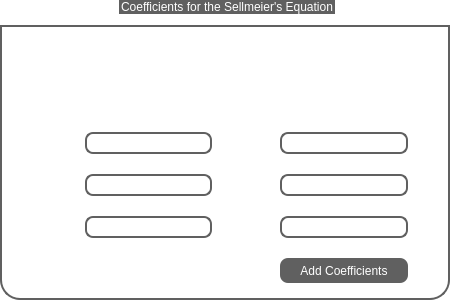
                <widget class="QGroupBox" name="coef_sellmeier_gb">
                 <property name="maximumSize">
                  <size>
                   <width>450</width>
                   <height>300</height>
                  </size>
                 </property>
                 <property name="styleSheet">
                  <string notr="true">/*{font: 14pt &quot;Ubuntu&quot;;
color: rgb(255, 255, 255);
	background-color: rgba(255, 255, 255,20);
}*/

QGroupBox  {
	background-color: rgba(255, 255, 255,70);
	font: 14pt &quot;Ubuntu&quot;;
    border: 2px solid;
    border-color: #606060;
    margin-top: 25px;
    border-bottom-left-radius: 20px;
	border-bottom-right-radius: 20px;
}

QGroupBox::title  {
    subcontrol-origin: margin;
    subcontrol-position: top center;
    padding: 5px 8000px 5px 8000px;
    background-color: #606060;
    color: rgb(255, 255, 255);
}

QLineEdit{
padding: 1px 18px 1px 3px;
color: rgb(10, 25, 90);
font: 700 12pt &quot;Ubuntu&quot;;
 border: 2px solid;
border-color: #606060;
background-color: rgba(255, 255, 255,210);
border-radius:8px;
}

QPushButton{
	font: 400 11pt &quot;Ubuntu&quot;;
	color: rgb(255, 255,255);
	background-color: #606060;
	border-color: rgb(0, 100, 130);
	border-width: 2px;
	border-radius:8px;
}

QPushButton:hover{
	background-color: rgb(00, 140, 70);
	border-color: rgb(0, 120, 40);
	width: 40;
	height: 35;
}

</string>
                 </property>
                 <property name="title">
                  <string>Coefficients for the Sellmeier's Equation</string>
                 </property>
                 <layout class="QGridLayout" name="gridLayout_4">
                  <property name="leftMargin">
                   <number>40</number>
                  </property>
                  <property name="topMargin">
                   <number>15</number>
                  </property>
                  <property name="rightMargin">
                   <number>40</number>
                  </property>
                  <property name="bottomMargin">
                   <number>15</number>
                  </property>
                  <property name="horizontalSpacing">
                   <number>25</number>
                  </property>
                  <property name="verticalSpacing">
                   <number>20</number>
                  </property>
                  <item row="2" column="1">
                   <widget class="QLineEdit" name="a1">
                    <property name="maximumSize">
                     <size>
                      <width>130</width>
                      <height>16777215</height>
                     </size>
                    </property>
                    <property name="styleSheet">
                     <string notr="true"/>
                    </property>
                   </widget>
                  </item>
                  <item row="5" column="3">
                   <widget class="QPushButton" name="btn_add_coef">
                    <property name="minimumSize">
                     <size>
                      <width>0</width>
                      <height>25</height>
                     </size>
                    </property>
                    <property name="maximumSize">
                     <size>
                      <width>130</width>
                      <height>16777215</height>
                     </size>
                    </property>
                    <property name="styleSheet">
                     <string notr="true"/>
                    </property>
                    <property name="text">
                     <string>Add Coefficients</string>
                    </property>
                   </widget>
                  </item>
                  <item row="4" column="2">
                   <widget class="QLabel" name="label_6">
                    <property name="styleSheet">
                     <string notr="true">font: 14pt &quot;Ubuntu&quot;;</string>
                    </property>
                    <property name="text">
                     <string>&lt;html&gt;&lt;head/&gt;&lt;body&gt;&lt;p&gt;&lt;span style=&quot; color:#ffffff;&quot;&gt;B3:&lt;/span&gt;&lt;/p&gt;&lt;/body&gt;&lt;/html&gt;</string>
                    </property>
                   </widget>
                  </item>
                  <item row="4" column="3">
                   <widget class="QLineEdit" name="b3">
                    <property name="maximumSize">
                     <size>
                      <width>130</width>
                      <height>16777215</height>
                     </size>
                    </property>
                    <property name="styleSheet">
                     <string notr="true"/>
                    </property>
                   </widget>
                  </item>
                  <item row="2" column="2">
                   <widget class="QLabel" name="label_4">
                    <property name="styleSheet">
                     <string notr="true">font: 14pt &quot;Ubuntu&quot;;</string>
                    </property>
                    <property name="text">
                     <string>&lt;html&gt;&lt;head/&gt;&lt;body&gt;&lt;p&gt;&lt;span style=&quot; color:#ffffff;&quot;&gt;B1:&lt;/span&gt;&lt;/p&gt;&lt;/body&gt;&lt;/html&gt;</string>
                    </property>
                   </widget>
                  </item>
                  <item row="3" column="1">
                   <widget class="QLineEdit" name="a2">
                    <property name="maximumSize">
                     <size>
                      <width>130</width>
                      <height>16777215</height>
                     </size>
                    </property>
                    <property name="styleSheet">
                     <string notr="true"/>
                    </property>
                   </widget>
                  </item>
                  <item row="3" column="3">
                   <widget class="QLineEdit" name="b2">
                    <property name="maximumSize">
                     <size>
                      <width>130</width>
                      <height>16777215</height>
                     </size>
                    </property>
                    <property name="styleSheet">
                     <string notr="true"/>
                    </property>
                   </widget>
                  </item>
                  <item row="2" column="0">
                   <widget class="QLabel" name="label">
                    <property name="styleSheet">
                     <string notr="true">font: 14pt &quot;Ubuntu&quot;;</string>
                    </property>
                    <property name="text">
                     <string>&lt;html&gt;&lt;head/&gt;&lt;body&gt;&lt;p&gt;&lt;span style=&quot; color:#ffffff;&quot;&gt;A1:&lt;/span&gt;&lt;/p&gt;&lt;/body&gt;&lt;/html&gt;</string>
                    </property>
                   </widget>
                  </item>
                  <item row="3" column="2">
                   <widget class="QLabel" name="label_25">
                    <property name="styleSheet">
                     <string notr="true">font: 14pt &quot;Ubuntu&quot;;</string>
                    </property>
                    <property name="text">
                     <string>&lt;html&gt;&lt;head/&gt;&lt;body&gt;&lt;p&gt;&lt;span style=&quot; color:#ffffff;&quot;&gt;B2:&lt;/span&gt;&lt;/p&gt;&lt;/body&gt;&lt;/html&gt;</string>
                    </property>
                   </widget>
                  </item>
                  <item row="4" column="0">
                   <widget class="QLabel" name="label_3">
                    <property name="styleSheet">
                     <string notr="true">font: 14pt &quot;Ubuntu&quot;;</string>
                    </property>
                    <property name="text">
                     <string>&lt;html&gt;&lt;head/&gt;&lt;body&gt;&lt;p&gt;&lt;span style=&quot; color:#ffffff;&quot;&gt;A3:&lt;/span&gt;&lt;/p&gt;&lt;/body&gt;&lt;/html&gt;</string>
                    </property>
                   </widget>
                  </item>
                  <item row="3" column="0">
                   <widget class="QLabel" name="label_2">
                    <property name="styleSheet">
                     <string notr="true">font: 14pt &quot;Ubuntu&quot;;</string>
                    </property>
                    <property name="text">
                     <string>&lt;html&gt;&lt;head/&gt;&lt;body&gt;&lt;p&gt;&lt;span style=&quot; color:#ffffff;&quot;&gt;A2:&lt;/span&gt;&lt;/p&gt;&lt;/body&gt;&lt;/html&gt;</string>
                    </property>
                   </widget>
                  </item>
                  <item row="2" column="3">
                   <widget class="QLineEdit" name="b1">
                    <property name="maximumSize">
                     <size>
                      <width>130</width>
                      <height>16777215</height>
                     </size>
                    </property>
                    <property name="styleSheet">
                     <string notr="true"/>
                    </property>
                   </widget>
                  </item>
                  <item row="0" column="0" colspan="4" alignment="Qt::AlignHCenter">
                   <widget class="QPushButton" name="ilustration_eq">
                    <property name="sizePolicy">
                     <sizepolicy hsizetype="Minimum" vsizetype="Preferred">
                      <horstretch>0</horstretch>
                      <verstretch>0</verstretch>
                     </sizepolicy>
                    </property>
                    <property name="minimumSize">
                     <size>
                      <width>360</width>
                      <height>70</height>
                     </size>
                    </property>
                    <property name="maximumSize">
                     <size>
                      <width>360</width>
                      <height>80</height>
                     </size>
                    </property>
                    <property name="styleSheet">
                     <string notr="true">border-radius:12px;
background-color: rgb(255, 255, 255);</string>
                    </property>
                    <property name="text">
                     <string/>
                    </property>
                    <property name="icon">
                     <iconset resource="icons_.qrc">
                      <normaloff>:/icons/icons/fiber_CRMF.png</normaloff>:/icons/icons/fiber_CRMF.png</iconset>
                    </property>
                    <property name="iconSize">
                     <size>
                      <width>100</width>
                      <height>90</height>
                     </size>
                    </property>
                   </widget>
                  </item>
                  <item row="4" column="1">
                   <widget class="QLineEdit" name="a3">
                    <property name="maximumSize">
                     <size>
                      <width>130</width>
                      <height>16777215</height>
                     </size>
                    </property>
                    <property name="styleSheet">
                     <string notr="true"/>
                    </property>
                   </widget>
                  </item>
                 </layout>
                </widget>
